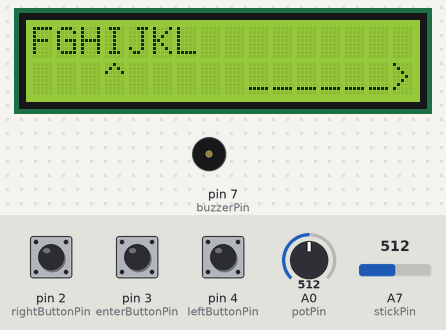
A sketch run on a simulated Arduino Nano, built with avr-gcc and run on an emulated ATmega328P. Shown: 16×2 character LCD, buzzer (waves = sounding). The inputs (shaded band) are chosen by the test bench; at power-on: pin 2 (rightButtonPin) HIGH, A0 (potPin) = 512, pin 3 (enterButtonPin) HIGH, A7 (stickPin) = 512, pin 4 (leftButtonPin) HIGH. What the sketch prints to the serial monitor is not drawn.

Above: at 3.56 s.
4.1 s: pin 2 (rightButtonPin) pulled LOW for 0.15 s
At 4.6 s:
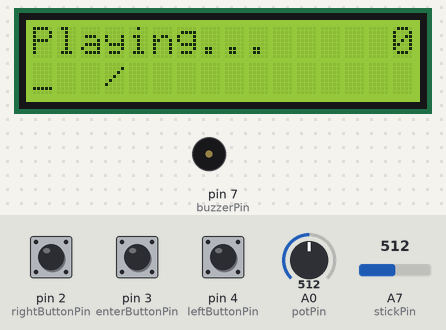
4.8 s: A0 (potPin) set to 660
At 5.21 s:
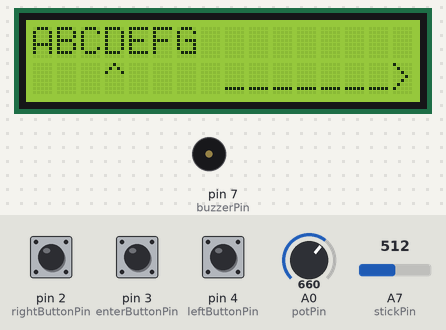
6.8 s: pin 3 (enterButtonPin) pulled LOW for 0.15 s
At 7.38 s:
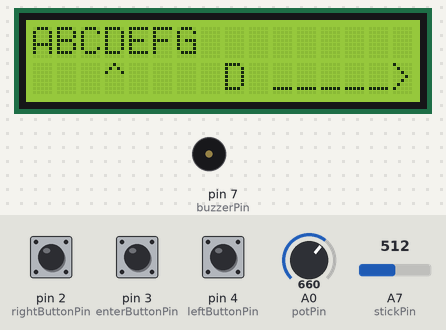
7.5 s: A0 (potPin) set to 716
At 7.97 s:
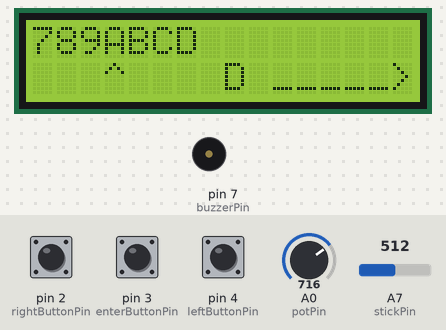
9.6 s: A7 (stickPin) set to 358
11.1 s: A7 (stickPin) set to 337
At 11.63 s:
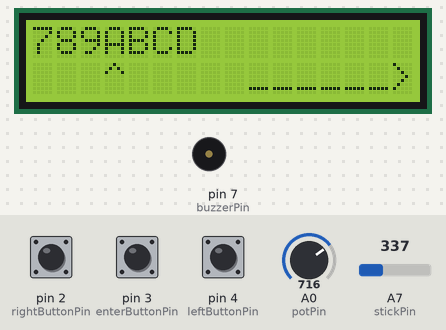
Timing chart, 0 to 14.1 s (numbered marks = the images above; inputs shaded):
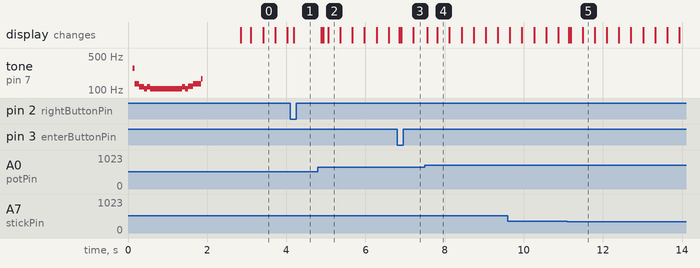

Measured:
- the behaviour switches between 350 and 349 on A7 (stickPin) (found by bisection; images 4 and 5)
- after the input at 4.1 s, the display: changes after 0.09 s (image 1)
- after the input at 4.8 s, the display: first differs from a run without the input after 0.14 s (image 2 shows a later state)
- after the input at 6.8 s, the display: changes after 0.06 s (image 3)
- after the input at 7.5 s, the display: first changes after 0.06 s (image 4 shows a later state)
- after the input at 11.1 s, the display: changes at once (image 5)

The sketch:

MorseCodeTranslator.ino
```cpp
#include <Wire.h>
#include <LiquidCrystal_I2C.h>

/**********************************************************/
LiquidCrystal_I2C lcd(0x27, 16, 2);  // set the LCD address to 0x27 for a 16 chars and 2 line display
/*********************************************************/

int potPin = A0;
int stickPin = A7;
int leftButtonPin = 4;
int enterButtonPin = 3;
int rightButtonPin = 2;
int buzzerPin = 7;

int potBegin = 4;
int potEnd = 1022;
char letters[] = "0123456789ABCDEFGHIJKLMNOPQRSTUVWXYZ_";
String lettersString = String(letters);
char morse[37][6] = { // each thing is 6 long because of the null byte
  "-----",  // 0
  ".----",  // 1
  "..---",  // 2
  "...--",  // 3
  "....-",  // 4
  ".....",  // 5
  "-....",  // 6
  "--...",  // 7
  "---..",  // 8
  "----.",  // 9
  ".-   ",  // A
  "-... ",  // B
  "-.-. ",  // C
  "-..  ",  // D
  ".    ",  // E
  "..-. ",  // F
  "--.  ",  // G
  ".... ",  // H
  "..   ",  // I
  ".--- ",  // J
  "-.-  ",  // K
  ".-.. ",  // L
  "--   ",  // M
  "-.   ",  // N
  "---  ",  // O
  ".--. ",  // P
  "--.- ",  // Q
  ".-.  ",  // R
  "...  ",  // S
  "-    ",  // T
  "..-  ",  // U
  "...- ",  // V
  ".--  ",  // W
  "-..- ",  // X
  "-.-- ",  // Y
  "--.. ",  // Z
  "/    "   // Space or underscore
};

int charAmount = 37;
char letterDisp[8] = "???????";

char inputText[49] = "________________________________________________";
int inputTextSize = 48;
int currentInputChar = 0;
char inputPreview[9] = "????????";

double potRotation;
int selectedLetter;
int prevSelectedLetter = -1;

int stickAmt = 0;

bool leftClick = 0;
bool enterClick = 0;
bool rightClick = 0;

bool stickLeft = 0;
bool stickRight = 0;

bool prevLeftClick = 0;
bool prevEnterClick = 0;
bool prevRightClick = 0;

bool prevStickLeft = 0;
bool prevStickRight = 0;

int timer = 0;

void playSound(int ms) {
    digitalWrite(buzzerPin, LOW);
    delay(ms);
    digitalWrite(buzzerPin, HIGH);
}

void playSoundMicroseconds(int us) {
    digitalWrite(buzzerPin, LOW);
    delayMicroseconds(us);
    digitalWrite(buzzerPin, HIGH);
}

void setup() {
  lcd.init();       //initialize the lcd
  lcd.backlight();  //open the backlight
  Serial.begin(9600);
  pinMode(leftButtonPin, INPUT_PULLUP);
  pinMode(enterButtonPin, INPUT_PULLUP);
  pinMode(rightButtonPin, INPUT_PULLUP);
  pinMode(buzzerPin, OUTPUT);

  lcd.setCursor(3,0);
  lcd.print("Morse Code");
  lcd.setCursor(3,1);
  lcd.print("Translator");

  for (double i = 0; i < 200; i++) {
    double us = 2500.0 * sin((i) * 1.0 * PI / 200.0);
    Serial.println(us);
    playSoundMicroseconds((int) us);
    delayMicroseconds((int) us);
  }

  delay(1000);
  lcd.clear();
}

/*********************************************************/
void loop() {
  stickAmt = analogRead(stickPin);

  stickLeft = (stickAmt < 350);
  stickRight = (stickAmt > 650);

  leftClick = !digitalRead(leftButtonPin);
  enterClick = !digitalRead(enterButtonPin);
  rightClick = !digitalRead(rightButtonPin);

  potRotation = 1 - analogRead(potPin) / (1.0 * (potEnd - potBegin));

  selectedLetter = constrain(floor(potRotation * charAmount), 0, charAmount - 1);

  timer++;
  if (timer > 10000) {
    timer -= 10000;
  }

  // Stop buzzer in case it's somehow playing
  digitalWrite(buzzerPin, HIGH);

  // Draw character selector
  for (int i = 0; i < 7; i++) {
    int letterOn = i + selectedLetter - 3;
    if (letterOn >= 0 && letterOn < charAmount) {
      letterDisp[i] = letters[letterOn];
    } else {
      letterDisp[i] = ' ';
    }
  }

  // Draw character selector
  lcd.setCursor(0, 0);
  lcd.print(letterDisp);

  // Draw helpful arrow for character selector
  lcd.setCursor(3, 1);
  lcd.print("^");


  lcd.setCursor(8, 1);
  if (enterClick && !prevEnterClick) {
    inputText[currentInputChar] = letters[selectedLetter];
    currentInputChar++;
    playSound(7);
  }


  if (stickLeft && !prevStickLeft) {
    currentInputChar--;
    playSound(7);
  }
  if (stickRight && !prevStickRight) {
    currentInputChar++;
    playSound(7);
  }
  if (currentInputChar < 0) {
    currentInputChar = 0;
  }
  if (currentInputChar > inputTextSize - 1) {
    currentInputChar = inputTextSize - 1;
  }


  int letterOn;
  for (int i = 0; i < 8; i++) {
    letterOn = i + constrain(currentInputChar, 4, inputTextSize - 4) - 4;

    if (letterOn >= 0 && letterOn < inputTextSize) {
      if (letterOn == currentInputChar && timer % 14 < 7) {
        inputPreview[i] = ' ';
      } else if (i == 0 && currentInputChar > 4) {
        inputPreview[i] = '<';
      } else if (i == 7 && currentInputChar < inputTextSize - 4) {
        inputPreview[i] = '>';
      } else {
        inputPreview[i] = inputText[letterOn];
      }
    } else {
      inputPreview[i] = '-';
    }
  }

  lcd.setCursor(8, 1);
  lcd.print(inputPreview);

  if (prevSelectedLetter != selectedLetter) {
    playSound(3);
  }

  // Play morse code button pressed
  if (rightClick && !prevRightClick) {
    lcd.clear();
    lcd.setCursor(0, 0);
    lcd.print("Playing...");

    int lastNonSpaceCharacter = inputTextSize - 1;
    while (inputText[lastNonSpaceCharacter] == '_' && lastNonSpaceCharacter > 0) {
      lastNonSpaceCharacter--;
    }

    for (int i = 0; i < lastNonSpaceCharacter + 1; i++) {
      if (i < 10) {
        lcd.setCursor(15, 0);
      } else {
        lcd.setCursor(14, 0);
      }
      lcd.print(i);

      char currLetter = inputText[i];
      int currLetterIdx = lettersString.indexOf(currLetter);

      lcd.setCursor(0, 1);
      lcd.print(currLetter);

      char morseRepOfLetter[6];
      for (int j = 0; j < 6; j++) {
          morseRepOfLetter[j] = morse[currLetterIdx][j];
      }

      lcd.setCursor(3,1);
      lcd.print("      ");

      lcd.setCursor(3,1);
      for (int m = 0; m < 5; m++) {
        if (morseRepOfLetter[m] == '.') {
          Serial.print('.');
          lcd.print(".");
          playSound(100);
        } else if (morseRepOfLetter[m] == '-') {
          Serial.print('-');
          lcd.print("-");
          playSound(200);
        } else if (morseRepOfLetter[m] == '/') {
          Serial.print('/');
          lcd.print("/");
          delay(200);
        }
        delay(100);
      }
      Serial.println();
    }

    lcd.clear();
  }

  // Reset button pressed
  if (leftClick && !prevLeftClick) {
    for (int i = 0; i < inputTextSize; i++) {
      inputText[i] = '_';
    }
    currentInputChar = 0;
    for (int i = 0; i < 3; i++) {
      playSound(3);
      delay(25);
    }
  }

  prevLeftClick = leftClick;
  prevEnterClick = enterClick;
  prevRightClick = rightClick;

  prevStickLeft = stickLeft;
  prevStickRight = stickRight;

  prevSelectedLetter = selectedLetter;

  // lcd.setCursor(0, 1);
  // lcd.print(morse[selectedLetter]);

  delay(25);
}
/************************************************************/
```
